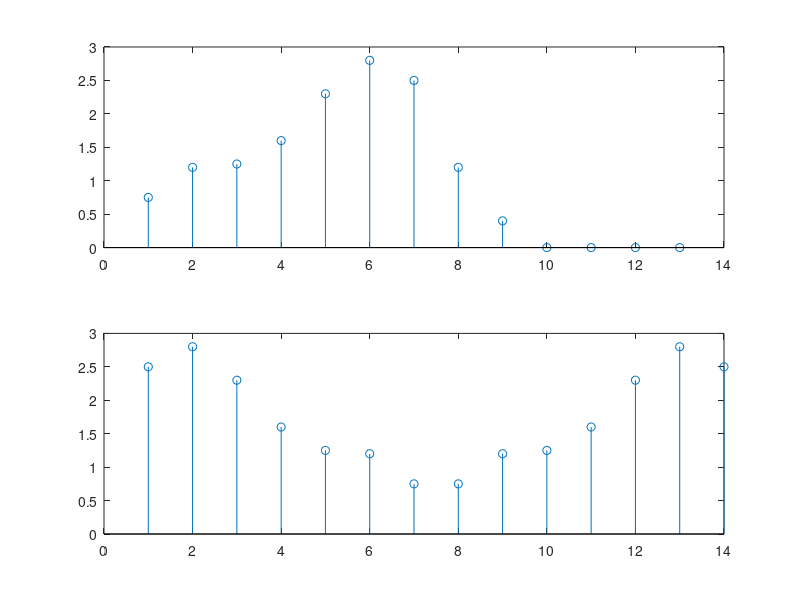

This figure's MATLAB source:
#correlacao
pkg load signal
y = [0.5 0.3 0.2];
x = [2 3 3 2 1 1.5 1.5];

corr_verdadeira = xcorr(y,x);

subplot(2, 1, 1);
stem(corr_verdadeira);

total1 = size(y,2);
total2 = size(x,2);

somatorio = zeros(1,total2);
minha_corr = zeros(1,total2);

for (i=1:total2)
  for(j=1:total1)
    multiplica=0;
    if (((j-1)+i)<=total2)
    multiplica = y(j) * x((j-1)+i);
    endif
    somatorio(i)= multiplica + somatorio(i);
    endfor
  minha_corr(i) = somatorio(i);
  endfor
  
minha_corr_flip = flip(minha_corr);
minha_final = vertcat(rot90(minha_corr_flip),rot90(minha_corr));

  subplot(2,1,2);
  stem(minha_final);